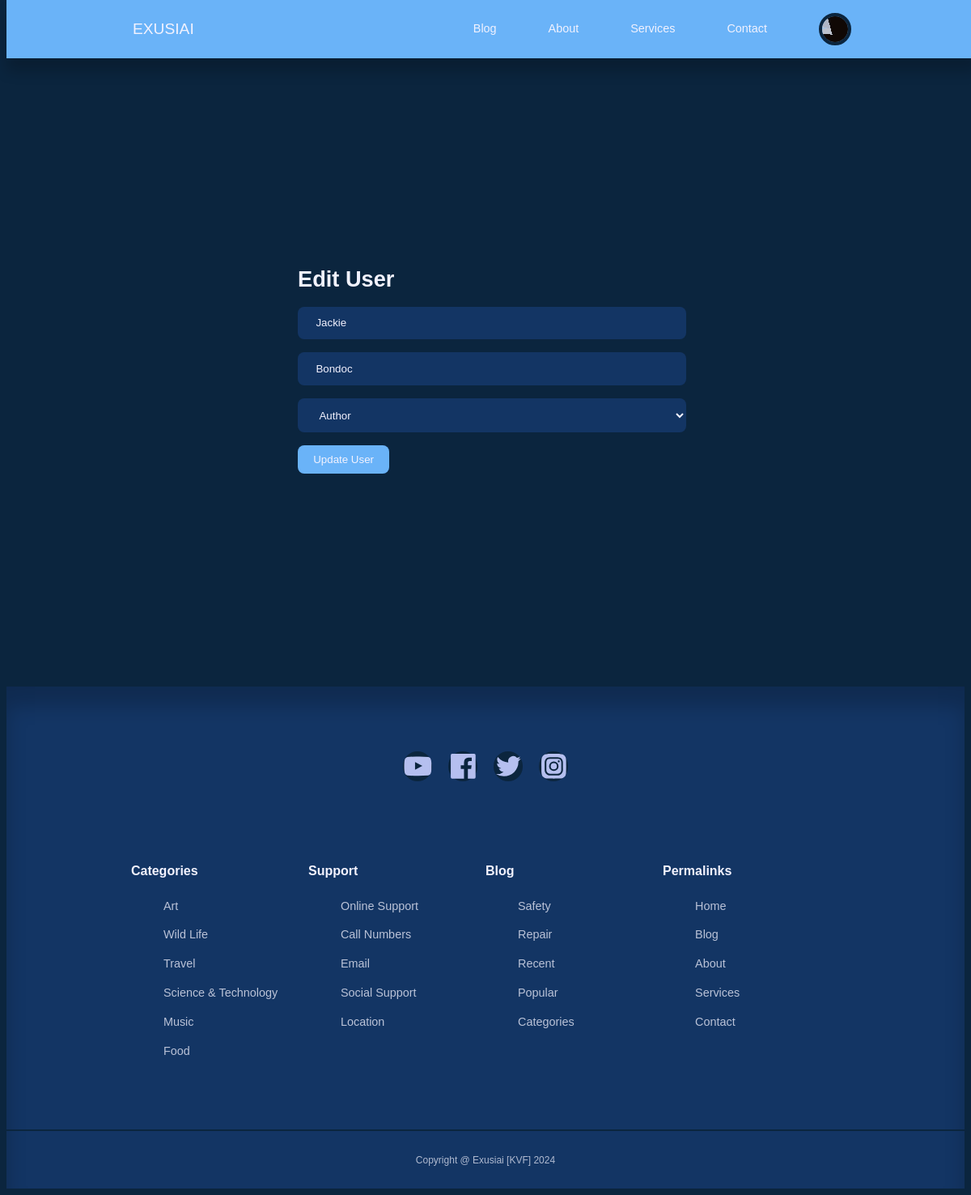
Screenshot of /blog/admin/edit-user.php?ID=10 (signed in) with the database file from the repository.
### tables this page shows
CREATE TABLE `users` (
  `ID` int(11) UNSIGNED NOT NULL,
  `firstname` varchar(50) NOT NULL,
  `lastname` varchar(50) NOT NULL,
  `username` varchar(50) NOT NULL,
  `email` varchar(255) NOT NULL,
  `password` varchar(255) NOT NULL,
  `avatar` varchar(255) NOT NULL,
  `is_admin` tinyint(1) NOT NULL
);

### blog/admin/partials/header.php (called while the page is built, shortened)
<?php
    require '../partials/header.php';
?>

### blog/admin/edit-user.php (the view, shortened to what this page needs)
<?php
    include 'partials/header.php';
    if(isset($_GET['ID']))
    {
        $ID = filter_var($_GET['ID'], FILTER_SANITIZE_NUMBER_INT);
        $query = "SELECT * FROM users WHERE ID=$ID";
        $result = mysqli_query($conn, $query);
        $user = mysqli_fetch_assoc($result);
    }
    else{
        header('Location: ' .ROOT_URL . 'admin/manage-users.php');
    }
?>
    <section class="form_section">
        <div class="container form_section-container">
            <h2>Edit User</h2>
            <form action="<?= ROOT_URL ?>admin/edit-user-logic.php" method="post">
                <input type="text" value="<?= $user['firstname'] ?>" name="firstname" placeholder="First Name">
                <input type="text" value="<?= $user['lastname'] ?>" name="lastname" placeholder="Last Name">
                <select name="userrole" id="">
                    <option value="0">Author</option>
                </select>
                <button type="submit" name="submit" class="btn">Update User</button>
            </form>
        </div>
    </section>
<?php
    include '../partials/footer.php';
?>

### blog/partials/header.php (shortened to what this page needs)
<?php
    require 'config/database.php';
    if(isset($_SESSION['user_id']))
    {
        $ID = filter_var($_SESSION['user_id'], FILTER_SANITIZE_NUMBER_INT);
        $query = "SELECT avatar FROM users WHERE ID=$ID";
        $result = mysqli_query($conn, $query);
        $avatar = mysqli_fetch_assoc($result);
    }
?>
<!DOCTYPE html>
<html lang="en">
<head>
    <link rel="stylesheet" href="<?= ROOT_URL ?>css/style.css">
    <link rel="stylesheet" href="<link rel="stylesheet" href="https://unicons.iconscout.com/release/v4.0.8/css/line.css">
</head>
<body>
    <nav>
        <div class="container nav_container">
            <a href="<?= ROOT_URL ?>" class="nav_logo">EXUSIAI</a>
            <ul class="nav_items">
                <li><a href="<?= ROOT_URL ?>blog.php">Blog</a></li>
                <li><a href="<?= ROOT_URL ?>about.php">About</a></li>
                <li><a href="<?= ROOT_URL ?>services.php">Services</a></li>
                <li><a href="<?= ROOT_URL ?>contact.php">Contact</a></li>
                <?php if(isset($_SESSION['user_id'])) : ?>
                    <li class="nav_profile">
                        <div class="avatar">
                            <img src="<?= ROOT_URL . 'images/' .$avatar['avatar'] ?>" alt="">
                        </div>
                    </li>
                <?php else : ?>
                    <li><a href="<?= ROOT_URL ?>signin.php">Sign In</a></li>
                <?php endif ?>
            </ul>
        </div>
    </nav>

### blog/css/style.css (style rules this page uses)
:root { --color-primary: #6ab3f8; --color-primary-light: hsla(220, 91%, 69%, 0.18); --color-primary-variant: #548dcf; --color-red: #da0f3f; --color-red-light: hsl(346, 87%, 46%, 15%); --color-green: #00c476; --color-green-light: hsl(156, 100%, 38%, 15%); --color-gray-900: #133564; --color-gray-700: #2b4e7c; --color-gray-300: rgba(242, 242, 254, 0.3); --color-gray-200: rgba(242, 242, 254, 0.7); --color-white: #f2f2fe; --color-bg: #0b253e; --transition: all 300ms ease; --container-width-lg: 74%; --container-width-md: 88%; --form-width: 40%; --card-border-radius-1: 0.3rem; --card-border-radius-2: 0.5rem; --card-border-radius-3: 0.8rem; --card-border-radius-4: 2rem; --card-border-radius-5: 5rem; }
* { outline: 0; border: 0; appearance: 0; list-style: none; text-decoration: none; box-sizing: border-box; font-family: Verdana, Geneva, Tahoma, sans-serif; }
body { font-family: "Montserrat", sans-serif; line-height: 1.6; color: var(--color-gray-200); overflow-x: hidden; background: var(--color-bg); font-size: 0.9rem; }
.container { width: var(--container-width-lg); max-width: 1800px; margin-inline: auto; }
section { margin-top: 3rem; width: 100vw; }
h1, h2, h3, h4, h5 { color: var(--color-white); line-height: 1.3; }
h2 { font-size: 1.7rem; margin: 1rem 0; }
a { color: var(--color-white); transition: var(--transition); }
img { display: block; width: 100%; object-fit: cover; }
nav { background: var(--color-primary); width: 100vw; height: 4.5rem; position: fixed; top: 0; z-index: 10; box-shadow: 0 1rem 1rem rgba(0, 0, 0, 0.2); }
.nav_container { height: 100%; display: flex; align-items: center; justify-content: space-between; }
.avatar { width: 2.5rem; height: 2.5rem; border-radius: 50%; overflow: hidden; border: 0.3rem solid var(--color-bg); }
.avatar img { height: fit-content; width: fit-content; }
.nav_logo { font-weight: 600px; font-size: 1.2rem; }
.nav_items { display: flex; align-items: center; gap: 4rem; }
.nav_profile { position: relative; cursor: pointer; }
.btn { display: inline-block; width: fit-content; padding: 0.6rem 1.2rem; background-color: var(--color-primary); border-radius: var(--card-border-radius-2); cursor: pointer; transition: var(--transition); color: var(--color-white); }
.form_section { display: grid; place-items: center; height: 100vh; }
.form_section-container { width: var(--form-width); }
form:not(.search_bar-container) { display: flex; flex-direction: column; gap: 1rem; }
input, textarea, select { padding: 0.8rem 1.4rem; background: var(--color-gray-900); border-radius: var(--card-border-radius-2); resize: none; color: var(--color-white); }

### rows the page displays
users: avatar (picture)
users: firstname "Jackie", lastname "Bondoc"
